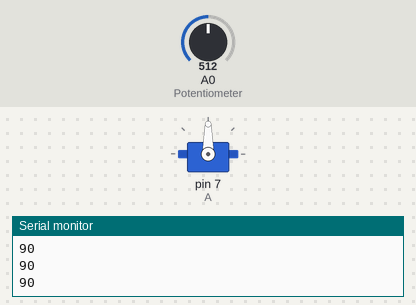
Simulated run of this sketch. Board: Arduino Uno, built with avr-gcc and run on an emulated ATmega328P. On the bench: servo, the last lines printed to the serial monitor. The test bench sets the inputs (shaded band); at power-on: A0 (Potentiometer) = 512.

Above: at 1.2 s.
1.3 s: A0 (Potentiometer) set to 716
At 1.9 s:
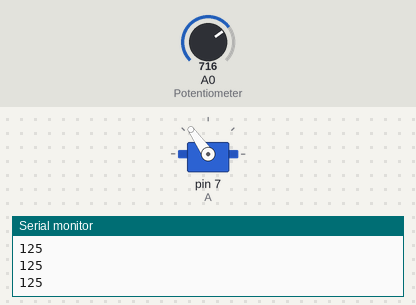
2.8 s: A0 (Potentiometer) set to 900
At 4.0 s:
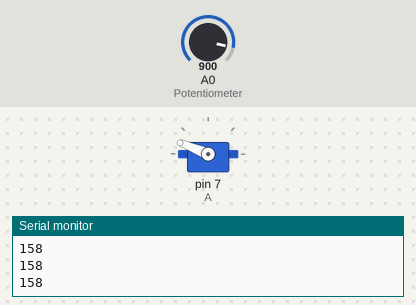
4.3 s: A0 (Potentiometer) set to 1023
At 5.2 s:
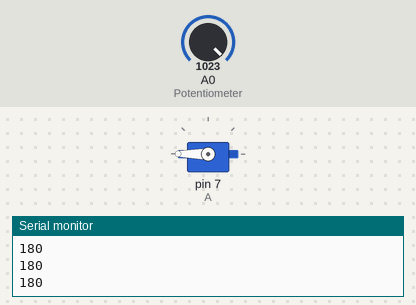
5.8 s: A0 (Potentiometer) set to 306
At 6.6 s:
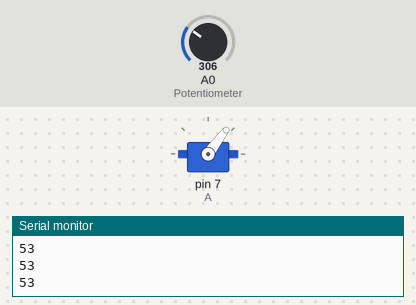
7.3 s: A0 (Potentiometer) set to 122
At 7.8 s:
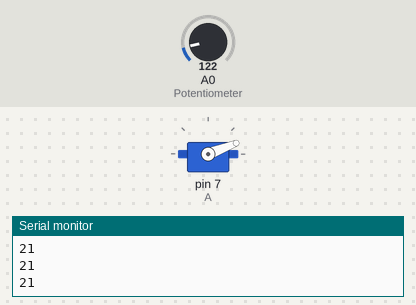
8.8 s: A0 (Potentiometer) set to 0
At 9.8 s:
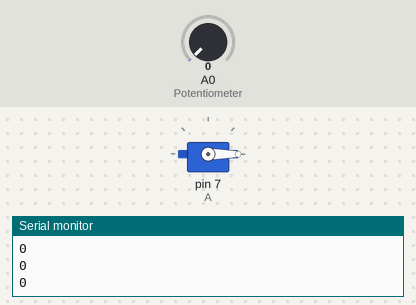
Timing chart, 0 to 11.3 s (numbered marks = the images above; inputs shaded):
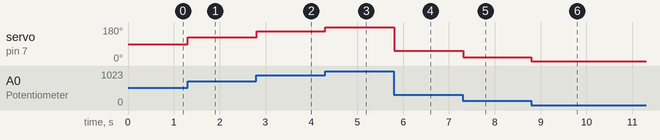

The sketch:

Servo_Potentiometer.ino
```cpp
/*
Connect the Servo to Pin 7
Connect the Potentiometer to Analog Pin 0
*/
//Add Libraries
#include <Servo.h>

Servo A;


void setup() {
  // put your setup code here, to run once:
  Serial.begin(9600);
  pinMode(A0, INPUT);
  A.attach(7);//Declare Pin of the Servo
}

void loop() {
  // put your main code here, to run repeatedly:
  int a = analogRead(A0);//Read value of the Potentiometer
  a = map(a, 0, 1023, 0, 180);//Map the Potentiometer with the Servo Values
  Serial.println(a);//Move the Servo
  A.write(a);
  delay(10);

}
/*
Designed and written by Joey Kanyi
*/
```

Measured:
- after the input at 1.3 s, servo on pin 7 (A): 90° → 125° at once
- after the input at 2.8 s, servo on pin 7 (A): 125° → 158° at once
- after the input at 4.3 s, servo on pin 7 (A): 158° → 180° at once
- after the input at 5.8 s, servo on pin 7 (A): 180° → 53° at once
- after the input at 7.3 s, servo on pin 7 (A): 53° → 21° at once
- after the input at 8.8 s, servo on pin 7 (A): 21° → 0° at once
